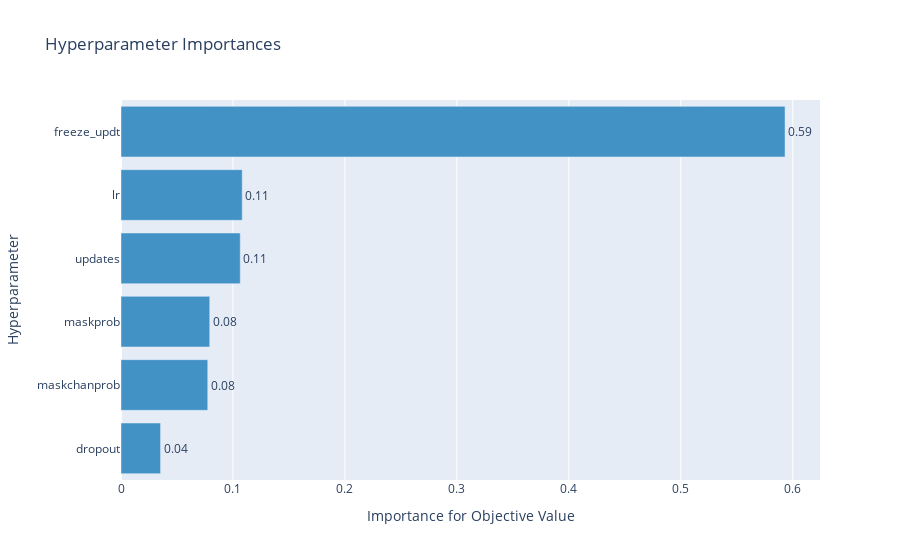

Here is the notebook cell this chart was saved with:
### Code cell
optuna.visualization.plot_param_importances(study)

### Figure 1 — Plotly figure (JSON) as saved in the notebook; plotly's stock layout.template omitted (floating-point values rounded to 4 significant figures)
{"data": [{"cliponaxis": false, "hovertemplate": ["dropout (FloatDistribution): 0.03533920475982648<extra></extra>", "maskchanprob (FloatDistribution): 0.07748614555813021<extra></extra>", "maskprob (FloatDistribution): 0.07926166468068242<extra></extra>", "updates (IntDistribution): 0.1065161411464081<extra></extra>", "lr (FloatDistribution): 0.1082743094921435<extra></extra>", "freeze_updt (IntDistribution): 0.5931225343628094<extra></extra>"], "marker": {"color": "rgb(66,146,198)"}, "orientation": "h", "text": ["0.04", "0.08", "0.08", "0.11", "0.11", "0.59"], "textposition": "outside", "type": "bar", "x": [0.03534, 0.07749, 0.07926, 0.1065, 0.1083, 0.5931], "y": ["dropout", "maskchanprob", "maskprob", "updates", "lr", "freeze_updt"]}], "layout": {"showlegend": false, "title": {"text": "Hyperparameter Importances"}, "xaxis": {"title": {"text": "Importance for Objective Value"}}, "yaxis": {"title": {"text": "Hyperparameter"}}}}
